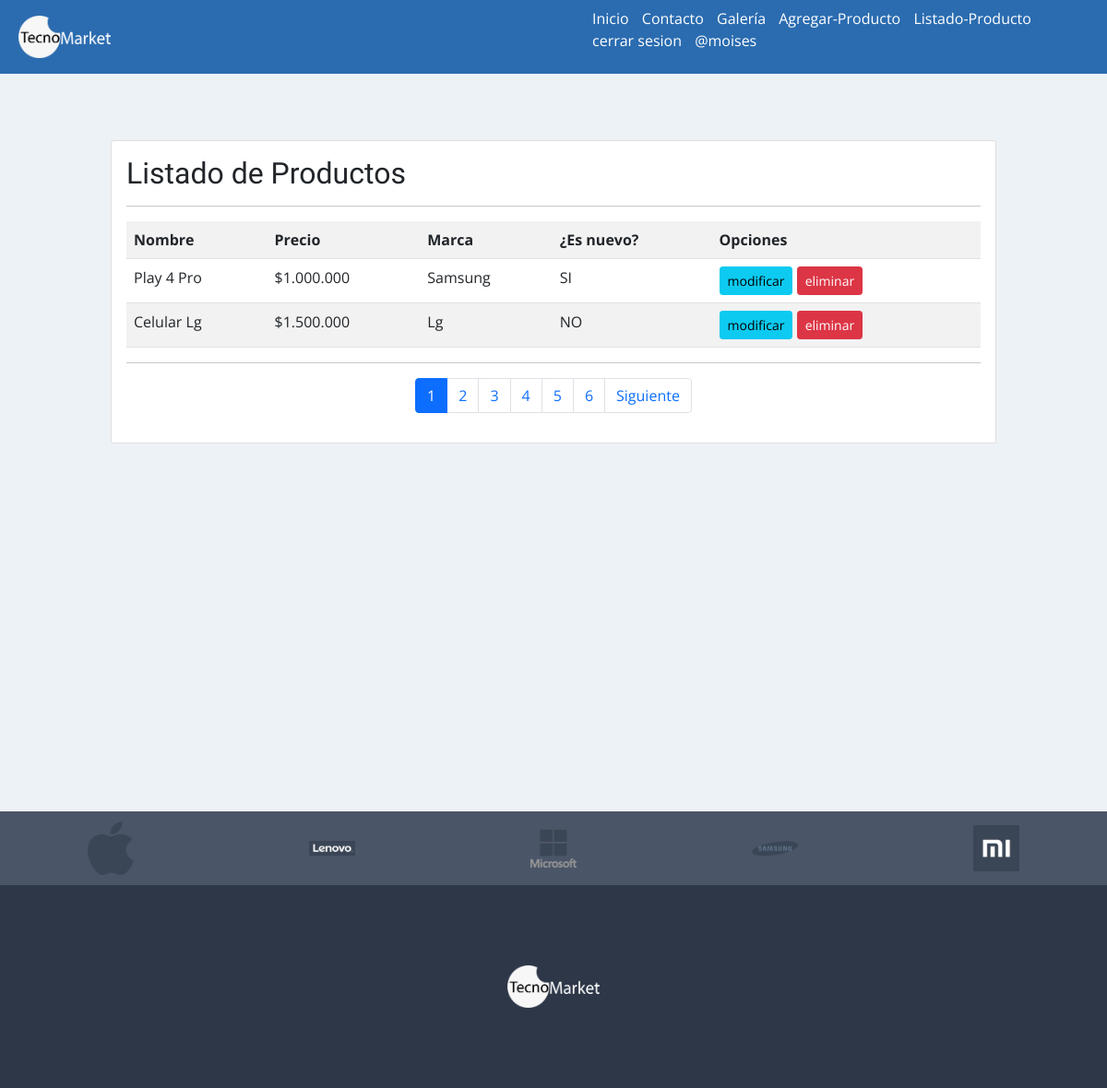
The app's page /listar-productos/ (signed in) with its own data.
### app/models.py (models this page shows, shortened)
class Producto(models.Model):
    nombre = models.CharField(max_length=50)
    precio = models.IntegerField()
    descripcion = models.TextField()
    nuevo = models.BooleanField()
    marca = models.ForeignKey(Marca, on_delete=models.PROTECT)
    fecha_fabricacion = models.DateField()
    imagen = models.ImageField(upload_to="productos", null=True)

class Marca(models.Model):
    nombre = models.CharField(max_length=50)
    def __str__(self):
        return self.nombre

### app/views.py (the view)
# urls.py: path('listar-productos/', listar_productos, name="listar_productos"),
@permission_required('app.view_producto')
def listar_productos(request):
    productos = Producto.objects.all()
    page = request.GET.get('page', 1)
    try:
        paginator = Paginator(productos, 2)
        productos = paginator.page(page)
    except:
        raise Http404
    data = {
        'entity': productos,
        'paginator': paginator
    }
    return render(request, 'app/producto/listar.html', data)

### app/templates/app/producto/listar.html (shortened to what this page needs)
{% extends 'app/base.html' %}
{% block contenido %}
{% load humanize %}
<br>
<br>
<br>
<div class="card">
    <div  class="card-body">
        <h2>Listado de Productos</h2>
        <hr>
        <table class="table table-striped table-hover table-responsive-sm">
               <tr>
                   <th>Nombre</th>
                   <th>Precio</th>
                   <th>Marca</th>
                   <th> ¿Es nuevo?</th>
                   <th>Opciones</th>
               </tr>
               {% for p in entity %}
              <tr>
                 <td>{{p.nombre | title }}</td>
                 <td>${{p.precio | intcomma }}</td>
                 <td>{{p.marca | title }}</td>
                 <td>
                     {% if p.nuevo %}
                     SI
                     {% else %}
                     NO
                     {% endif %}
                 </td>
                 <td>
                     {% if perms.app.change_producto %}
                     <a href="{% url 'modificar_producto' p.id %}" class="btn btn-info btn-sm">modificar</a>
                     {% endif %}
                     {% if perms.app.delete_producto %}
                     <a href="#" onclick="eliminarProducto({{ p.id }})" class="btn btn-danger btn-sm">eliminar</a>
                     {% endif %}
                 </td>
              </tr>
    {% endfor %}
        </table>
        <hr>
        <div>
            {% include 'app/paginator.html' %}
        </div>
    </div>
</div>
{% endblock %}

### app/templates/app/base.html (shortened to what this page needs)
<!DOCTYPE html>
<html lang="es">
<head>
    <link rel="stylesheet" href="https://cdn.jsdelivr.net/bxslider/4.2.12/jquery.bxslider.css">
    {% load static %}
    <link href="https://cdn.jsdelivr.net/npm/bootstrap@5.0.1/dist/css/bootstrap.min.css" rel="stylesheet">
    <link rel="stylesheet" href="{% static 'app/css/estilos.css' %}">
    {% load pwa %}
</head>
<body>
    <header id="header">
        <div class="contenedor_logo">
            <img  class="logo"  src="{% static 'app/img/tecnomarketpngicono.png' %}" alt="logo">
        </div>
        <div>
            <nav id="nav">
                <ul>
                    <li>
                        <a href="{% url 'home' %}"> Inicio </a>
                    </li>
                    <li>
                        <a href="{% url 'contacto' %}">Contacto</a>
                    </li>
                    <li><a href="{% url 'galeria' %}">Galería</a></li>
                    {% if perms.app.add_producto %}
                    <li>
                        <a href="{% url 'agregar_producto' %}">Agregar-Producto</a>
                    </li>
                    {% endif %}
                    {% if perms.app.view_producto %}
                    <li>
                        <a href="{% url 'listar_productos' %}">Listado-Producto</a>
                    </li>
                    {% endif%}
                    {% if user.is_authenticated %}
                    <li>
                        <a href="{% url 'logout' %}">cerrar sesion </a>
                    </li>
                    <li>
                        <a href="#">@{{ user.username }}</a>
                    </li>
                    {% endif %}
                </ul>
            </nav>
        </div>
    </header>
    <div id="contenido">
        {% block contenido %}
        {% endblock %}
    </div>
    <footer>
        <div class="marcas">
            <img src="{% static 'app/img/footer/apple.png' %}" alt="apple">
            <img src="{% static 'app/img/footer/lenovo.png' %}" alt="lenovo">
            <img src="{% static 'app/img/footer/microsoft.png' %}" alt="microsoft">
            <img src="{% static 'app/img/footer/samsung.png' %}" alt="samsung">
            <img src="{% static 'app/img/footer/xiaomi.png' %}" alt="xiaomi">
        </div>
        <div class="logo_footer">
            <img src="{% static 'app/img/tecnomarketpngicono.png' %}" alt="logo">
        </div>
    </footer>
</body>
</html>

### app/static/app/css/estilos.css (style rules this page uses)
* { margin:0; padding:0; }
body { background-color:#EDF2F7; font-family: 'Open Sans', sans-serif; }
h1,h2 { font-family: 'Balsamiq Sans', cursive; }
header { width: 100%; height: 80px; background-color: #2B6CB0; display: flex; justify-content: space-between; }
header > div { width: 50%; }
.contenedor_logo { display: flex; align-items: center; }
.logo { width: 100px; margin-left: 20px; }
nav { display: flex; justify-content: flex-end; align-items: center; height: 100%; }
nav > ul { margin-right: 50px; }
nav > ul > li { display: inline; margin-left: 10px; }
nav a { color:white; text-decoration: none; }
#contenido { width: 80%; margin:auto; max-width: 1280px; min-height: 100vh; }
footer { width: 100%; height: 300px; background-color: #2D3748; }
footer > .marcas { width: 100%; height: 80px; background-color: #4A5568; display: flex; justify-content: space-around; align-items: center; }
footer > .marcas > img { width: 50px; }
footer > .logo_footer { display: flex; justify-content: center; align-items: center; height: calc(100% - 80px); }
footer > .logo_footer > img { width: 100px; }

### records on screen
Producto: nombre "Play 4 Pro", precio "1.000.000", marca "Samsung", nuevo "SI"
Producto: nombre "Celular Lg", precio "1.500.000", marca "Lg", nuevo "NO"

### other values on screen
{{ user.username }} "moises"
{{ page }} "1" "2" "3" "4" "5" "6"
